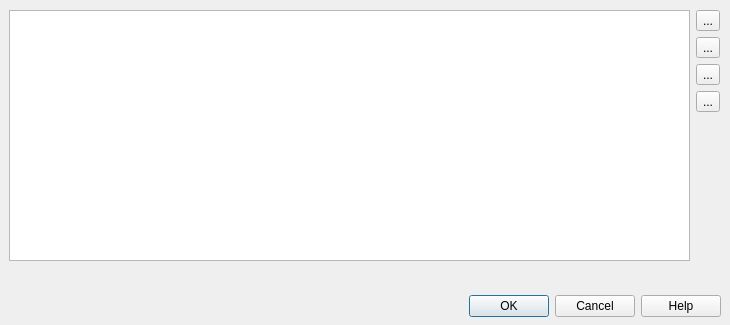
<?xml version="1.0" encoding="UTF-8"?>
<ui version="4.0">
 <class>CDlgMdfRegisterBitList</class>
 <widget class="QDialog" name="CDlgMdfRegisterBitList">
  <property name="geometry">
   <rect>
    <x>0</x>
    <y>0</y>
    <width>730</width>
    <height>325</height>
   </rect>
  </property>
  <property name="windowTitle">
   <string>Dialog</string>
  </property>
  <widget class="QDialogButtonBox" name="buttonBox">
   <property name="geometry">
    <rect>
     <x>0</x>
     <y>290</y>
     <width>721</width>
     <height>32</height>
    </rect>
   </property>
   <property name="orientation">
    <enum>Qt::Horizontal</enum>
   </property>
   <property name="standardButtons">
    <set>QDialogButtonBox::Cancel|QDialogButtonBox::Help|QDialogButtonBox::Ok</set>
   </property>
   <property name="centerButtons">
    <bool>false</bool>
   </property>
  </widget>
  <widget class="QWidget" name="verticalLayoutWidget">
   <property name="geometry">
    <rect>
     <x>9</x>
     <y>10</y>
     <width>711</width>
     <height>251</height>
    </rect>
   </property>
   <layout class="QVBoxLayout" name="verticalLayout">
    <item>
     <layout class="QHBoxLayout" name="horizontalLayout">
      <item>
       <layout class="QHBoxLayout" name="horizontalLayout_2">
        <item>
         <widget class="QListWidget" name="listRegisterBit"/>
        </item>
        <item>
         <layout class="QVBoxLayout" name="verticalLayout_2">
          <item>
           <widget class="QToolButton" name="btnAddRegisterBit">
            <property name="toolTip">
             <string>Add description item</string>
            </property>
            <property name="text">
             <string>...</string>
            </property>
            <property name="icon">
             <iconset resource="vscpworks.qrc">
              <normaloff>:/add.png</normaloff>:/add.png</iconset>
            </property>
            <property name="shortcut">
             <string>Ctrl+A</string>
            </property>
           </widget>
          </item>
          <item>
           <widget class="QToolButton" name="btnEditRegisterBit">
            <property name="toolTip">
             <string>Edit description item</string>
            </property>
            <property name="text">
             <string>...</string>
            </property>
            <property name="icon">
             <iconset resource="vscpworks.qrc">
              <normaloff>:/pencil.svg</normaloff>:/pencil.svg</iconset>
            </property>
            <property name="shortcut">
             <string>Ctrl+E</string>
            </property>
           </widget>
          </item>
          <item>
           <widget class="QToolButton" name="btnDupRegisterBit">
            <property name="toolTip">
             <string>Duplicate description item</string>
            </property>
            <property name="text">
             <string>...</string>
            </property>
            <property name="icon">
             <iconset resource="vscpworks.qrc">
              <normaloff>:/images/svg/copy.svg</normaloff>:/images/svg/copy.svg</iconset>
            </property>
            <property name="shortcut">
             <string>Ctrl+D</string>
            </property>
           </widget>
          </item>
          <item>
           <widget class="QToolButton" name="btnDelRegisterBit">
            <property name="toolTip">
             <string>Delete Description item</string>
            </property>
            <property name="text">
             <string>...</string>
            </property>
            <property name="icon">
             <iconset resource="vscpworks.qrc">
              <normaloff>:/remove.png</normaloff>:/remove.png</iconset>
            </property>
            <property name="shortcut">
             <string>Ctrl+X</string>
            </property>
           </widget>
          </item>
          <item>
           <spacer name="verticalSpacer">
            <property name="orientation">
             <enum>Qt::Vertical</enum>
            </property>
            <property name="sizeHint" stdset="0">
             <size>
              <width>20</width>
              <height>40</height>
             </size>
            </property>
           </spacer>
          </item>
         </layout>
        </item>
       </layout>
      </item>
     </layout>
    </item>
   </layout>
  </widget>
 </widget>
 <resources>
  <include location="vscpworks.qrc"/>
 </resources>
 <connections>
  <connection>
   <sender>buttonBox</sender>
   <signal>accepted()</signal>
   <receiver>CDlgMdfRegisterBitList</receiver>
   <slot>accept()</slot>
   <hints>
    <hint type="sourcelabel">
     <x>360</x>
     <y>305</y>
    </hint>
    <hint type="destinationlabel">
     <x>364</x>
     <y>162</y>
    </hint>
   </hints>
  </connection>
  <connection>
   <sender>buttonBox</sender>
   <signal>rejected()</signal>
   <receiver>CDlgMdfRegisterBitList</receiver>
   <slot>reject()</slot>
   <hints>
    <hint type="sourcelabel">
     <x>360</x>
     <y>305</y>
    </hint>
    <hint type="destinationlabel">
     <x>364</x>
     <y>162</y>
    </hint>
   </hints>
  </connection>
 </connections>
</ui>
